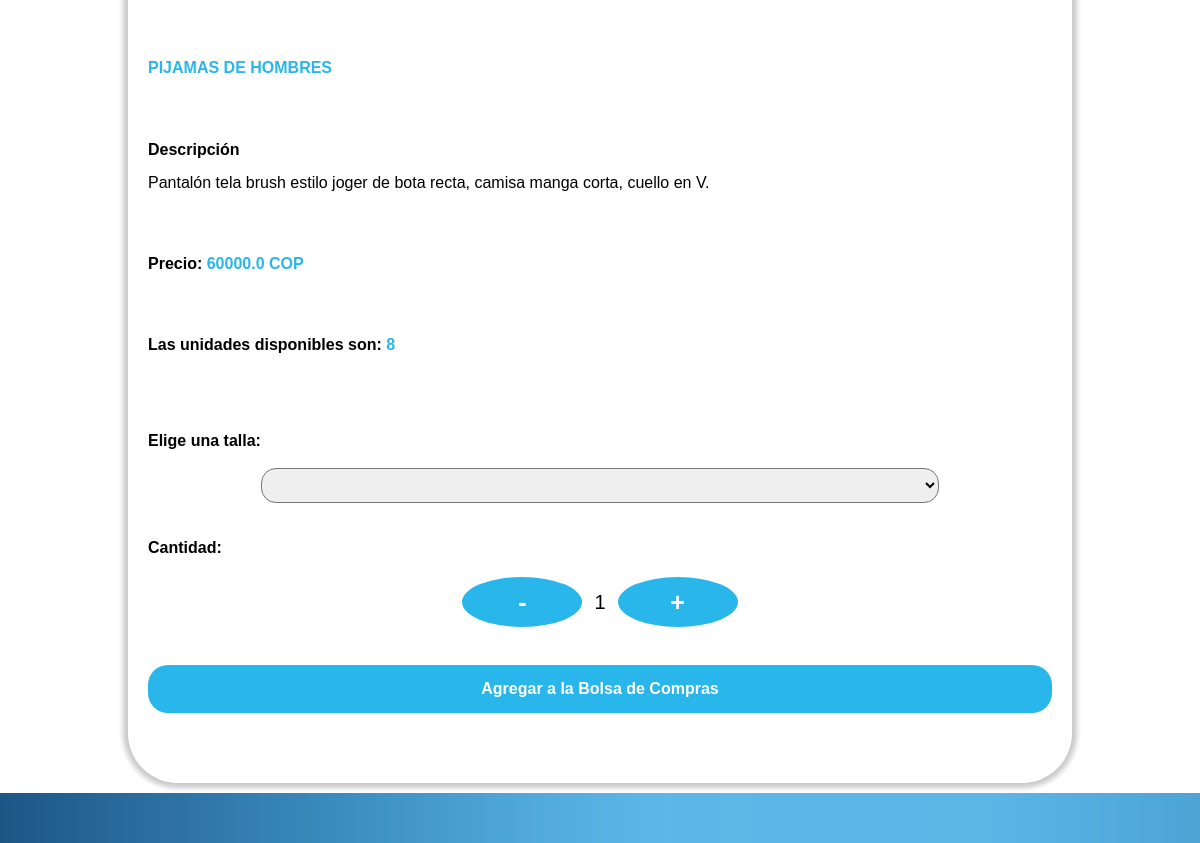
The page /cart/chooseProduct/5 (signed in, lower part) on the database as committed earlier.
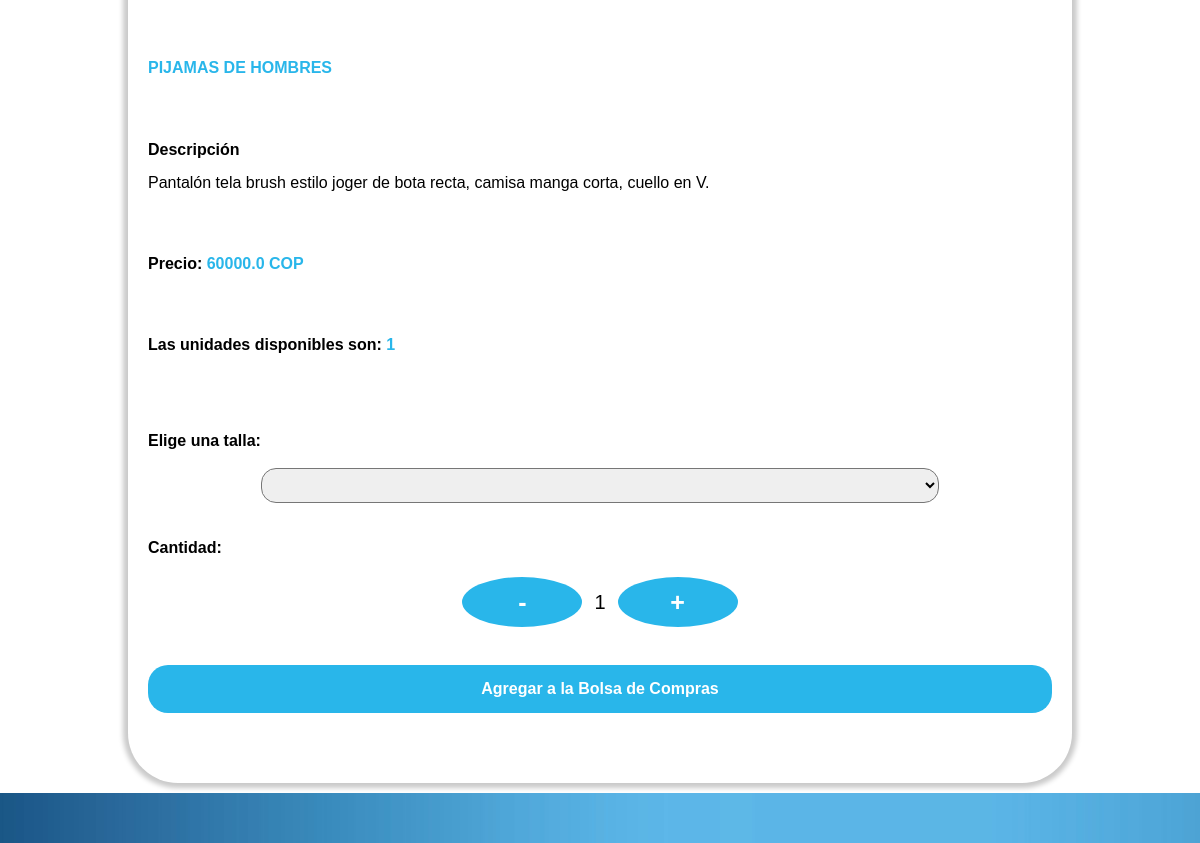
The same page on the database as committed later.
### Products/models.py (models this page shows, shortened)
class tb_products(models.Model):
    productId = models.AutoField(primary_key = True, verbose_name = 'Product Id')
    productName = models.CharField(max_length = 80, verbose_name = 'Product Name')
    productDescription = models.TextField(max_length = 150, verbose_name = 'Product Description')
    productPrice = models.FloatField(verbose_name = 'Product Price')
    productStock = models.IntegerField(verbose_name = 'Product Stock', default = 1)
    productImage = models.ImageField(upload_to = 'media/', verbose_name = 'Product Image')
    categoryId = models.ForeignKey('tb_categories', verbose_name = 'Category Id', on_delete = models.CASCADE)
    referenceId = models.ForeignKey('tb_referencies', verbose_name = 'Reference Id', on_delete = models.CASCADE, blank = True, null = True, default = '')
    sizeId = models.ManyToManyField('tb_sizes', verbose_name = 'Size Id')

class tb_categories(models.Model):
    categoryId = models.AutoField(primary_key = True, verbose_name = 'Category Id')
    categorieName = models.CharField(max_length = 80, verbose_name = 'Category Name')

### Cart/views.py (the view)
# urls.py: path('chooseProduct/<id>', chooseProduct, name = 'chooseProduct'),
@login_required
def chooseProduct(request, id):
    product = tb_products.objects.get(productId = id)
    if request.user.is_authenticated:
        cart, created = tb_cart.objects.get_or_create(cartUser = request.user, cartCompleted = False)
    context = {
        'product' : product,
        'cart' : cart
    }
    return render(request,'cart/chooseProduct.html', context)

### templates/cart/chooseProduct.html (shortened to what this page needs)
{% load static %}
<!DOCTYPE html>
<html lang="en">
<head>
    <link rel="stylesheet" href="https://cdn.jsdelivr.net/npm/bootstrap-icons@1.11.3/font/bootstrap-icons.min.css">
    <link rel="stylesheet" href="{% static 'css/chooseProduct.css' %}">
</head>
<body>
    {% include 'components/navBarProducts.html' %}
    <section class="containerAllChoose">
        <div class="containerProductInfo">
            <div class="containerAllInfoProduct">
                <div class="containerProduct category">
                    <h4><span>PIJAMAS DE {{product.categoryId.categorieName}}</span></h4>
                </div>
                <div class="containerProduct">
                    <h4>Descripción</h4>
                    <p>
                        {{product.productDescription}}
                    </p>
                </div>
                <div class="containerProduct price">
                    <h4>Precio: <span>{{product.productPrice}} COP</span></h4>
                </div>
                <div class="containerProduct stock">
                    <h4>Las unidades disponibles son: <span>{{product.productStock}}</span></h4>
                </div>
                <div class="containerProduct">
                    <form action = "/cart/addCart/{{product.productId}}" method="post">{% csrf_token %}
                        <label for="sizedList">Elige una talla:</label>
                        <br>
                        <br>
                        <div class="containerSelectSize">
                            <select name="sizedList" id="sizesList">
                            <option value=""></option>
                            {% for i in product.sizeId.all %}
                                <option value="{{i.sizeId}}">{{i.sizeName}}</option>
                            {% endfor %}
                            </select>
                        </div>
                        <br>
                        <br>
                        <label for = "buttonLess">Cantidad:</label>
                        <br>
                        <br>
                        <div class="containerQuantity">
                            <button type="button" class="buttonQuantity" id = "decrementBtn" onclick="decrementQuantity()">-</button>
                            <span class="numberQuantity" name = "counterValue" id = "quantity-display">1</span>
                            <button type="button" class="buttonQuantity" id = "incrementBtn" onclick="incrementQuantity()">+</button>
                        </div>
                        <br>
                        <br>
                        <div class="containerButtonCart">
                            <input type="submit" value="Agregar a la Bolsa de Compras">
                        </div>
                    </form>
                </div>
            </div>
        </div>
    </section>
    {% include 'components/footer.html' %}
</body>
</html>

### templates/components/navBarProducts.html (shortened to what this page needs)
{% load static %}
<link rel="stylesheet" href="{% static 'css/navbarMain.css' %}">

### templates/components/footer.html
{% load static %}
<link rel="stylesheet" href="{% static 'css/footer.css' %}">
<footer>
</footer>

### honeyqueen/static/css/chooseProduct.css (style rules this page uses)
* { margin: 0; padding: 0; box-sizing: border-box; }
.containerAllChoose { padding: 70px; display: flex; flex-direction: column; align-items: center; justify-content: center; }
.containerProductInfo { display: flex; justify-content: space-evenly; align-items: center; align-self: center; width: 80%; height: 100%; margin-top: 50px; padding-top: 50px; padding-bottom: 50px; border-radius: 50px; box-shadow: 0px 0px 5px 5px rgb(202, 202, 202); }
.containerAllInfoProduct { width: 35%; display: flex; flex-direction: column; justify-content: center; padding: 40px; }
.containerAllInfoProduct .containerProduct { margin-top: 7%; font-family: "Montserrat", sans-serif; font-optical-sizing: auto; }
.category span { color: rgb(41, 182, 234); }
.price span { color: rgb(41, 182, 234); }
.stock span { color: rgb(41, 182, 234); }
form { margin-top: 15px; }
form label,input { font-family: "Montserrat", sans-serif; font-optical-sizing: auto; font-weight: bold; font-size: medium; }
.containerQuantity { display: flex; justify-content: center; align-items: center; margin: -10px; height: 5%; }
.buttonQuantity { width: 13%; height: 50px; text-align: center; font-size: 25px; font-weight: bolder; color: white; margin: 12px; background-color: rgb(41, 182, 234); padding: 10px; border-radius: 100%; border: none; }
.numberQuantity { font-size: 20px; }
.containerSelectSize { text-align: center; }
.containerSelectSize select { width: 75%; text-align: center; border-radius: 15px; height: 35px; color: black; font-family: "Montserrat", sans-serif; font-optical-sizing: auto; font-weight: bold; font-size: medium; }
.containerButtonCart { text-align: center; width: 100%; }
.containerButtonCart input { border-radius: 20px; border: none; background-color: rgb(41, 182, 234); color: white; font-weight: 600; padding: 18px; padding-left: 35px; padding-right: 35px; }
.containerProduct p { margin-top: 15px; }
@media (max-width:1300px) { .containerButtonCart { width: 80%; } }
@media (max-width:1300px) { .containerAllChoose { padding: 10px; } }
@media (max-width:1300px) { .containerProductInfo { flex-direction: column; justify-content: center; align-items: center; } }
@media (max-width:1300px) { .containerAllInfoProduct { width: 100%; padding: 20px; } }
@media (max-width:1300px) { .containerButtonCart { width: 100%; } }
@media (max-width:1300px) { .containerButtonCart input { width: 100%; padding: 10px; padding-top: 15px; padding-bottom: 15px; } }

### honeyqueen/static/css/footer.css (style rules this page uses)
footer { background-image: url('../img/Background.jpg'); height: 50px; }

Rows that differ between the two databases and show on the page:
changed tb_products "Pantalón tela brush estilo joger de bota recta, camisa manga corta, cuello en V.": productStock "8" → "1"
